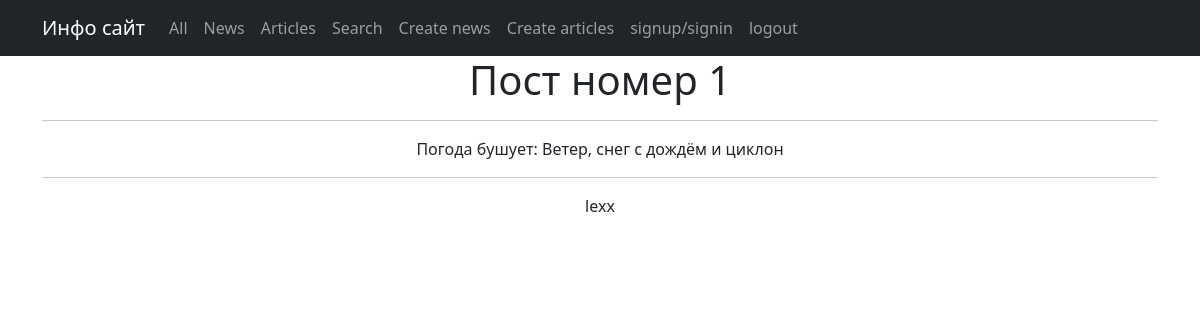
Page /posts/1/ on the earlier database version.
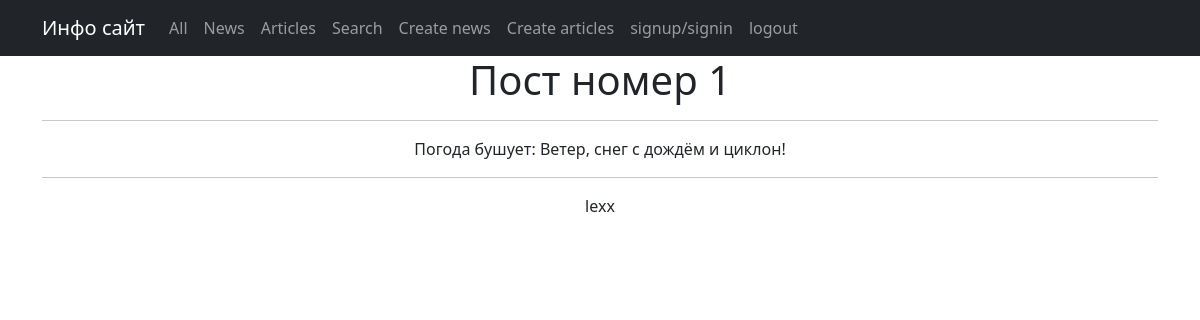
Same page on the later database version.
### posts/models.py (models this page shows, shortened)
class Post(models.Model):
    article = 'ARTI'
    news = 'NEWS'
    POST_TYPE = [
        (article, 'Статья'),
        (news, 'Новость')
    ]
    author = models.ForeignKey(Author, on_delete=models.CASCADE)
    types = models.CharField(max_length=4, choices=POST_TYPE, default=news)
    time_date = models.DateTimeField(auto_now_add=True)
    category = models.ManyToManyField(Category, through='PostCategory')
    title = models.CharField(max_length=255, blank=False)
    content = models.TextField(blank=False)
    rating = models.IntegerField(default=0)
    def __str__(self):
        return f'{self.title.title()}: {self.content}'

class Author(models.Model):
    user = models.OneToOneField(User, on_delete=models.CASCADE)
    user_rating = models.IntegerField(default=0)

### posts/views.py (the view)
# urls.py: path('<int:pk>/', PostDetail.as_view(), name='post_detail'),
class PostDetail(DetailView):
    model = Post
    template_name = 'post.html'
    context_object_name = 'post'
    def get_context_data(self, **kwargs):
        context = super().get_context_data(**kwargs)
        pprint(context)
        return context

### posts/templatetags/custom_filters.py (called while the page is built)
@register.filter()
def censor(value):
    new_list = list(value.split())
    if isinstance(value, str):
        for i in range(len(new_list)):
            if new_list[i].lower() in censor_list:
                s = new_list[i]
                new_list[i] = s[:2] + '*' * (len(s) - 2)
        return ' '.join(new_list)
    else:
        raise TypeError('Объект не является строкой')

### templates/post.html (shortened to what this page needs)
{% extends 'flatpages/default.html' %}
{% load custom_filters %}
{% block content %}
<h1>Пост номер {{ post.id }} </h1>
<hr>
{{ post.title|censor }}: {{ post.content|censor }}
<hr>
{{ post.author.user.username }}
{% endblock content %}

Differences in the rows shown:
changed Post "Погода бушует": content|censor "Ветер, снег с дождём и циклон" → "Ветер, снег с дождём и циклон!"
